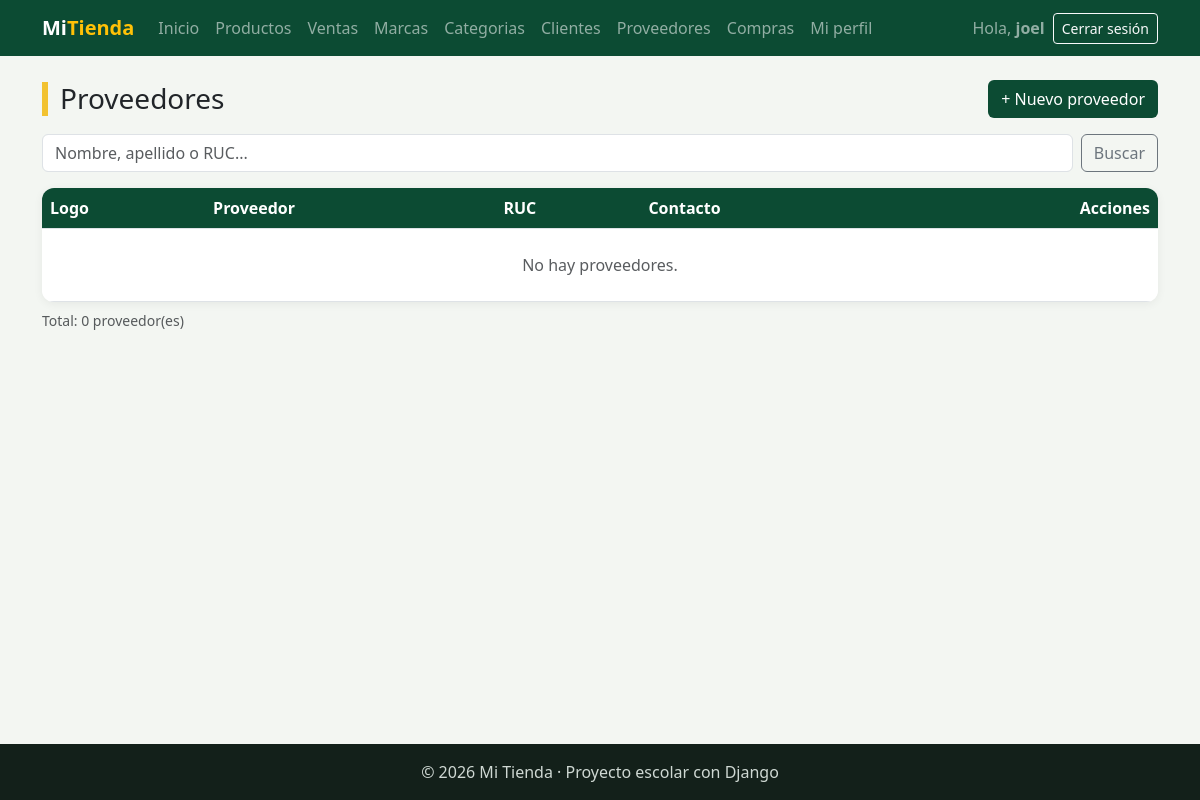
The page /facturacion/proveedores/ (signed in) on the database as committed earlier.
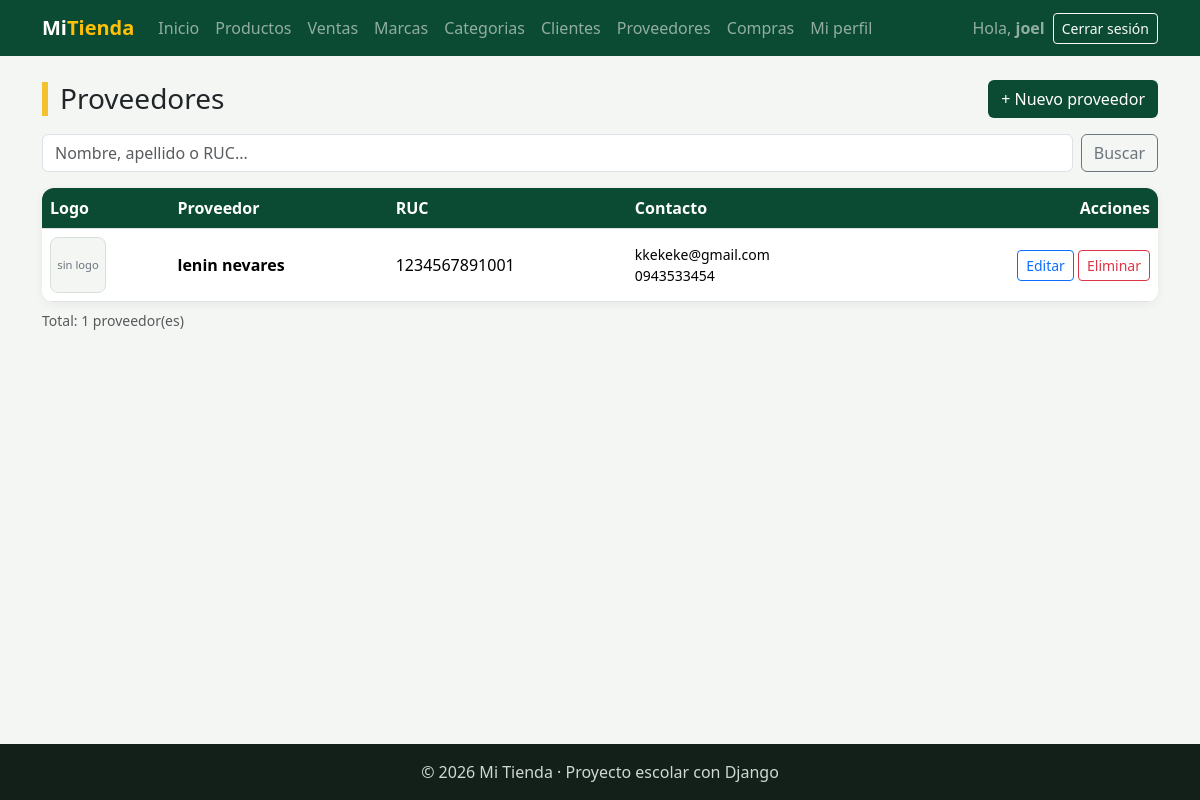
The same page on the database as committed later.
### facturacion/models.py (models this page shows)
class ModeloBase(models.Model):
    user = models.ForeignKey(                    # 1:N con User: un usuario registra muchos registros
        User,
        on_delete=models.SET_NULL,               # Si borran al usuario, el registro se queda con user vacío
        null=True,                               # SET_NULL necesita que la columna acepte NULL
        blank=True,
        editable=False,                          # No aparece en formularios: lo llena la VISTA, no la persona
        related_name="%(class)s_registrados",    # %(class)s = nombre del modelo → user.producto_registrados
        verbose_name="Registrado por",
    )
    fecha_creacion = models.DateTimeField("Fecha de creación", auto_now_add=True)   # Se llena sola al CREAR
    fecha_modificacion = models.DateTimeField("Última modificación", auto_now=True) # Se actualiza sola en CADA save()
    class Meta:
        abstract = True                          # ← LA CLAVE: modelo "molde", sin tabla propia

class Proveedor(ModeloBase):                     # NUEVO
    nombre = models.CharField(max_length=80)
    apellido = models.CharField(max_length=80)
    ruc = models.CharField("RUC", max_length=13, unique=True)        # RUC de Ecuador: 13 dígitos
    email = models.EmailField("Correo", blank=True)
    contacto = models.CharField("Teléfono de contacto", max_length=15, blank=True)
    logo = models.ImageField(upload_to="proveedores/", blank=True)   # Archivo en MEDIA_ROOT/proveedores/
    class Meta:
        verbose_name = "Proveedor"
        verbose_name_plural = "Proveedores"
        ordering = ["nombre", "apellido"]
    def __str__(self):
        return f"{self.nombre} {self.apellido}"

### facturacion/views.py (the view)
# urls.py: path("proveedores/", views.ProveedorListView.as_view(), name="proveedor_lista"),
class ProveedorListView(LoginRequiredMixin, ListView):
    model = Proveedor
    template_name = "facturacion/proveedor_lista.html"
    context_object_name = "proveedores"
    paginate_by = 5
    extra_context = {"titulo": "Proveedores"}
    def get_queryset(self):                                # buscador por nombre, apellido o RUC
        proveedores = super().get_queryset()
        q = self.request.GET.get("q", "")
        if q:
            proveedores = proveedores.filter(
                Q(nombre__icontains=q) | Q(apellido__icontains=q) | Q(ruc__icontains=q)
            )
        return proveedores
    def get_context_data(self, **kwargs):
        contexto = super().get_context_data(**kwargs)
        contexto["q"] = self.request.GET.get("q", "")
        return contexto

### facturacion/templates/facturacion/proveedor_lista.html (shortened to what this page needs)
{% extends "base.html" %}
{% block contenido %}
<div class="d-flex justify-content-between align-items-center flex-wrap gap-2 mb-3">
    <h1 class="h3 titulo-pagina m-0">{{ titulo }}</h1>
    <a href="{% url 'facturacion:proveedor_crear' %}" class="btn btn-verde">+ Nuevo proveedor</a>
</div>
<form method="get" class="d-flex gap-2 mb-3">
    <input type="text" name="q" value="{{ q }}" class="form-control" placeholder="Nombre, apellido o RUC...">
    <button type="submit" class="btn btn-outline-secondary">Buscar</button>
</form>
<div class="tarjeta p-0 table-responsive">
    <table class="table table-hover align-middle m-0">
        <thead><tr><th>Logo</th><th>Proveedor</th><th>RUC</th><th>Contacto</th><th class="text-end">Acciones</th></tr></thead>
        <tbody>
            {% for proveedor in proveedores %}
            <tr>
                <td>
                    {% if proveedor.logo %}
                        <img src="{{ proveedor.logo.url }}" alt="Logo de {{ proveedor }}" class="miniatura">
                    {% else %}
                        <div class="miniatura vacia">sin logo</div>
                    {% endif %}
                </td>
                <td class="fw-semibold">{{ proveedor }}</td>
                <td>{{ proveedor.ruc }}</td>
                <td class="small">{{ proveedor.email|default:"" }}<br>{{ proveedor.contacto|default:"" }}</td>
                <td class="text-end text-nowrap">
                    <a href="{% url 'facturacion:proveedor_editar' proveedor.pk %}" class="btn btn-sm btn-outline-primary">Editar</a>
                    <a href="{% url 'facturacion:proveedor_eliminar' proveedor.pk %}" class="btn btn-sm btn-outline-danger">Eliminar</a>
                </td>
            </tr>
            {% empty %}
            <tr><td colspan="5" class="text-center text-muted py-4">No hay proveedores.</td></tr>
            {% endfor %}
        </tbody>
    </table>
</div>
<p class="text-muted small mt-2">Total: {{ page_obj.paginator.count }} proveedor(es)</p>
{% endblock %}

Rows that differ between the two databases and show on the page:
added Proveedor: logo "sin logo", nombre+apellido "lenin nevares", ruc "1234567891001", email "kkekeke@gmail.com", contacto "0943533454"
Other text that changed with them:
{{ page_obj.paginator.count }}: "0" → "1"
text no longer shown: "No hay proveedores."
